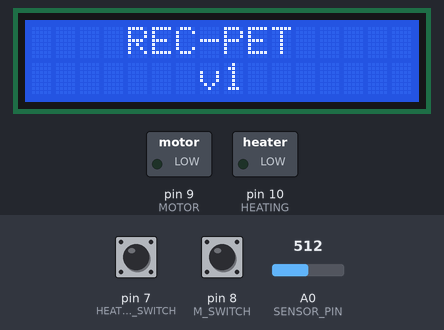
Recording of a program running on a simulated Arduino Nano, built with avr-gcc and run on an emulated ATmega328P. On the bench: 16×2 character LCD, switched loads named in the program (green lamp = pin HIGH). Inputs (shaded band) come from the test bench; at power-on: A0 (SENSOR_PIN) = 512, pin 7 (HEATING_SWITCH) HIGH, pin 8 (M_SWITCH) HIGH. What the program prints to the serial monitor is not drawn.

Above: at 0.7 s.
At 6.3 s:
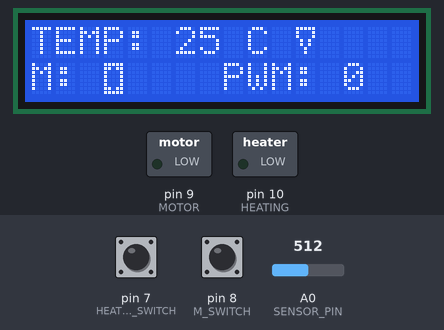
6.4 s: A0 (SENSOR_PIN) set to 716
At 10.0 s:
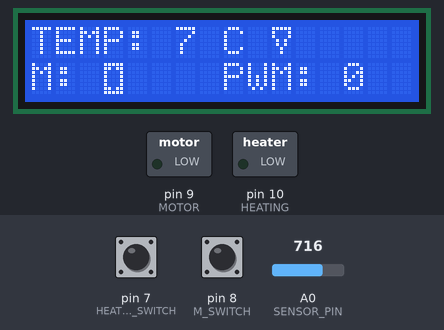
12.4 s: A0 (SENSOR_PIN) set to 1023
At 13.8 s:
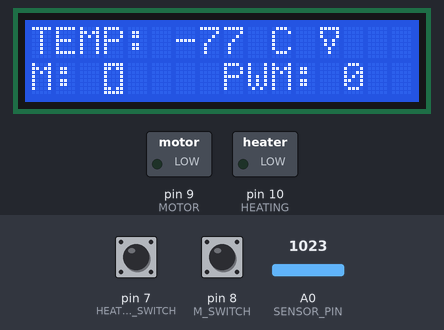
Timing chart, 0 to 15.4 s (numbered marks = the images above; inputs shaded):
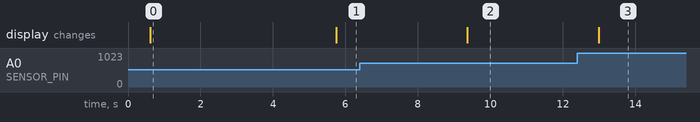

Measured:
- after the input at 6.4 s, the display: changes after 3.0 s (image 2)
- after the input at 12.4 s, the display: changes after 0.60 s (image 3)
- what the display in image 0 shows lasts 5.1 s, from 0.6 s to 5.7 s

The program:

main.cpp
```cpp
#include <Arduino.h>
#include <Thermistor.h>
#include <NTC_Thermistor.h>
#include <Wire.h>
#include <LiquidCrystal_I2C.h>

// HEATING CARTIGE CONFIGURATION
#define HEATING 10
int HeatingPWM = 0;
bool HeatingOn = false;
#define HEATING_SWITCH 7

// MOTOR CONFIGURATION
#define MOTOR 9
#define STEPS 3200 // NEMA 17 STEPS PER REVOLUTION (1.8/STEP ON FULL)
#define M_RPM 30
#define M_SWITCH 8
// D11 PWM = 490Hz
int mSpeed = (((STEPS * M_RPM) / 60) * 255) / 29400; // STEPS PER MINUTE*255 / MAXPWM @ (490Hz)
bool motorOn = false;

LiquidCrystal_I2C lcd(0x27, 16, 2);
int lcdRefershRate = 3600;

int TargetTemp = 210;
int LastTemp = 0;
int errorCounter = 0;
int lastMillis = 0;

// SPECIAL CHARACTERS
#define MOTOR_ON 0X0
#define MOTOR_OFF 0X01
#define HEATING_ON 0x02
#define HEATING_OFF 0x03

byte moOn[8] = {
    0b01110,
    0b11111,
    0b11111,
    0b11111,
    0b11111,
    0b11111,
    0b11111,
    0b01110};
byte moOff[8] = {
    0b11111,
    0b11011,
    0b10001,
    0b10001,
    0b10001,
    0b10001,
    0b11011,
    0b11111};
byte heOn[8] = {
    0b11111,
    0b11111,
    0b11111,
    0b01110,
    0b01110,
    0b00100,
    0b00100,
    0b00000,
};
byte heOff[8] = {
    0b11111,
    0b10001,
    0b10001,
    0b01010,
    0b01010,
    0b00100,
    0b00100,
    0b00000,
};

// THERMISTOR CONFIGURATION
#define SENSOR_PIN A0
#define REFERENCE_RESISTANCE 100000
#define NOMINAL_RESISTANCE 100000
#define NOMINAL_TEMPERATURE 25
#define B_VALUE 3950
#define STM32_ANALOG_RESOLUTION 1024

Thermistor *thermistor;

void setup()
{
  Serial.begin(9600);
  Serial.println("Starting...");

  lcd.init();
  lcd.backlight();
  lcd.clear();
  delay(500);
  lcd.print("    REC-PET");
  lcd.setCursor(0, 1);
  lcd.print("       v1");

  lcd.createChar(0, moOn);  // create a new custom character (index 0) MOTOR ON
  lcd.createChar(1, moOff); // create a new custom character (index 1) MOTOR OFF
  lcd.createChar(2, heOn);  // create a new custom character (index 2) HEATING ON
  lcd.createChar(3, heOff); // create a new custom character (index 2) HEATING OFF

  // HEATING CARTIGE
  pinMode(HEATING, OUTPUT);

  // THERMISTOR
  thermistor = new NTC_Thermistor(
      SENSOR_PIN,
      REFERENCE_RESISTANCE,
      NOMINAL_RESISTANCE,
      NOMINAL_TEMPERATURE,
      B_VALUE,
      STM32_ANALOG_RESOLUTION // <- for a thermistor calibration
  );

  // MOTOR
  pinMode(MOTOR, OUTPUT);

  // SWITCH CONFIGURATION
  pinMode(M_SWITCH, INPUT_PULLUP);
  pinMode(HEATING_SWITCH, INPUT_PULLUP);

  delay(1500);
  Serial.println("REC-PET v1");
  lastMillis = millis();
}

void ThermalRunaway()
{
  // SHUTDOWN HEATING
  digitalWrite(HEATING, LOW);
  lcd.clear();
  lcd.setCursor(0, 0);
  lcd.print("THERMAL RUNAWAY");
  lcd.setCursor(0, 1);
  lcd.print("  PLEASE RESET");
  analogWrite(HEATING, 0);

  while (1)
  {
  }
}

void LCD_Print()
{
  lcd.clear();
  lcd.setCursor(0, 0);
  lcd.print("TEMP: " + (String)LastTemp + " C ");
  lcd.write(HeatingOn ? HEATING_ON : HEATING_OFF);
  lcd.setCursor(0, 1);
  lcd.print("M: ");
  lcd.write(motorOn ? MOTOR_ON : MOTOR_OFF);
  lcd.setCursor(8, 1);
  lcd.print("PWM: " + (String)HeatingPWM);
}

void loop()
{
  int temperature = thermistor->readCelsius();

  int heatingSw = digitalRead(HEATING_SWITCH);
  if (heatingSw == LOW && HeatingOn != heatingSw)
  {
    HeatingOn = !HeatingOn;
  }

  if (HeatingOn)
  {
    // START HEATING

    if (LastTemp == 0)
      LastTemp = temperature;

    int CurrentDifference = LastTemp - temperature;

    // CHECKING FOR THERMAL RUNAWAY
    if (CurrentDifference < 0)
      CurrentDifference = CurrentDifference * -1;

    if ((CurrentDifference > 5) && errorCounter <= 3)
    {
      Serial.println("FLAG 1");

      if (errorCounter >= 3)
      {
        ThermalRunaway();
      }
      errorCounter++;
    }

    if (HeatingOn && temperature < LastTemp && errorCounter <= 3)
    {

      Serial.println("FLAG 2");
      if (errorCounter == 3)
        ThermalRunaway();

      errorCounter++;
    }

    if (temperature < TargetTemp)
    {
      if (HeatingPWM == 0)
        HeatingPWM = 255;
    }
    else
    {
      HeatingPWM = 0;
    }
    analogWrite(HEATING, HeatingPWM);
  }
  else
  {
    // SHUTDOWN HEATING
    if (HeatingPWM != 0)
    {
      HeatingPWM = 0;
      analogWrite(HEATING, HeatingPWM);
    }
  }

  LastTemp = temperature;

  int motorSw = digitalRead(M_SWITCH);
  if (motorSw == LOW && motorOn != motorSw)
  {
    motorOn = !motorOn;
  }

  if (motorOn)
  {
    // START MOTOR
    analogWrite(MOTOR, mSpeed);
  }
  else
  {
    // SHUTDOWN MOTOR
    analogWrite(MOTOR, 0);
  }

  if (millis() > lastMillis + lcdRefershRate)
  {
    LCD_Print();
    lastMillis = millis();
  }
}
```
